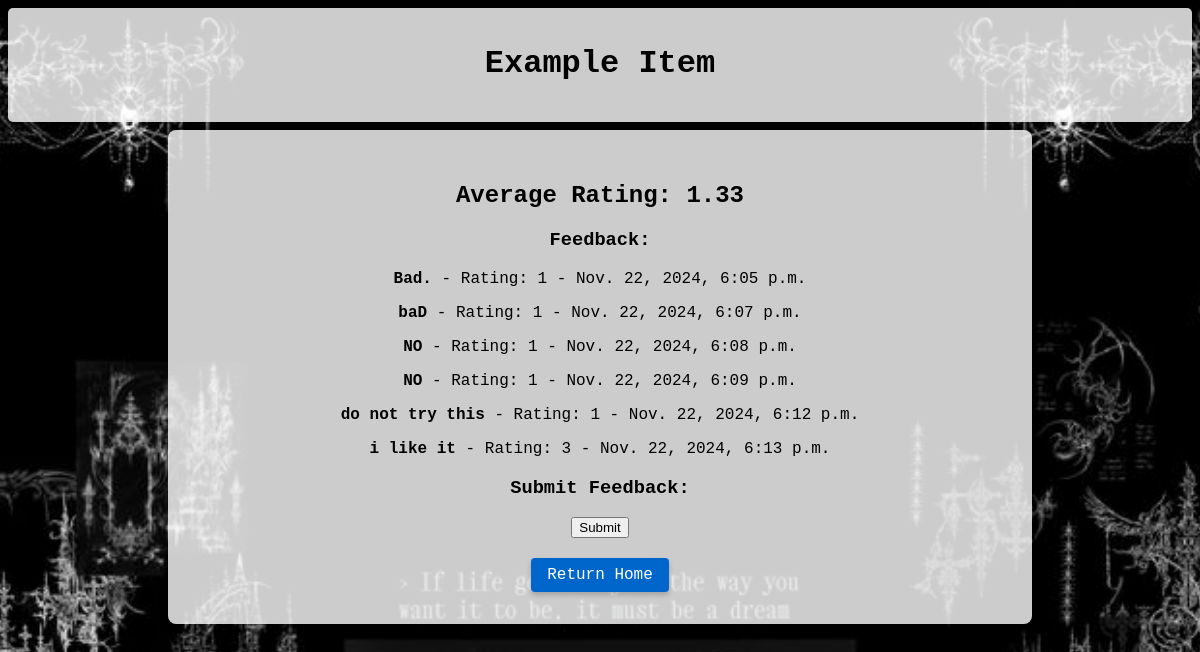
Screenshot of /item/1/ with the database file from the repository.
### feedback/models.py (models this page shows, shortened)
class Item(models.Model):
    name = models.CharField(max_length=100)
    description = models.TextField(null=True, blank=True)  # Add this field if needed

class Feedback(models.Model):
    item = models.ForeignKey(Item, related_name='feedback', on_delete=models.CASCADE)
    comment = models.TextField()
    rating = models.IntegerField(null=True, blank=True)  # Add rating field
    created_at = models.DateTimeField(auto_now_add=True)

### feedback/views.py (the view)
# urls.py: path('item/<int:item_id>/', views.item_detail, name='item_detail'),  # Item detail page
def item_detail(request, item_id):
    item = get_object_or_404(Item, id=item_id)
    feedback_list = Feedback.objects.filter(item=item)
    return render(request, 'feedback/item_detail.html', {'item': item, 'feedback_list': feedback_list})

### feedback/templatetags/custom_filters.py (called while the page is built)
@register.filter
def average(item):
    feedbacks = Feedback.objects.filter(item=item)
    if feedbacks.exists():
        return sum(feedback.rating for feedback in feedbacks) / len(feedbacks)
    return 0  # Return 0 if no feedbacks exist

### feedback/templates/feedback/item_detail.html (shortened to what this page needs)
<!DOCTYPE html>
{% load custom_filters %}
{% load static %}
<html>
<head>
</head>
<body>
    <header>
        <h1>{{ item.name }}</h1>
    </header>
    <main>
        <h2>Average Rating:
            {% if feedback_list %}
                {{ item|average|floatformat:2 }}
            {% else %}
                No ratings yet
            {% endif %}
        </h2>
        <h3>Feedback:</h3>
        <ul>
            {% for feedback in feedback_list %}
                <li>
                    <strong>{{ feedback.comment }}</strong> - Rating: {{ feedback.rating }} - {{ feedback.created_at }}
                </li>
            {% empty %}
                <li>No feedback available.</li>
            {% endfor %}
        </ul>
        <h3>Submit Feedback:</h3>
        <form method="post" action="{% url 'submit_feedback' item.id %}">
            <button type="submit">Submit</button>
            <div class="center-button">
                <a href="{% url 'home' %}" class="button-link">Return Home</a>
            </div>
        </form>
    </main>
</body>
</html>

### rows the page displays
Item: name "Example Item", id.rating "1.33"
Feedback: comment "Bad.", rating "1", created_at "Nov. 22, 2024, 6:05 p.m."
Feedback: comment "baD", rating "1", created_at "Nov. 22, 2024, 6:07 p.m."
Feedback: comment "NO", rating "1", created_at "Nov. 22, 2024, 6:08 p.m."
Feedback: comment "NO", rating "1", created_at "Nov. 22, 2024, 6:09 p.m."
Feedback: comment "do not try this", rating "1", created_at "Nov. 22, 2024, 6:12 p.m."
Feedback: comment "i like it", rating "3", created_at "Nov. 22, 2024, 6:13 p.m."
